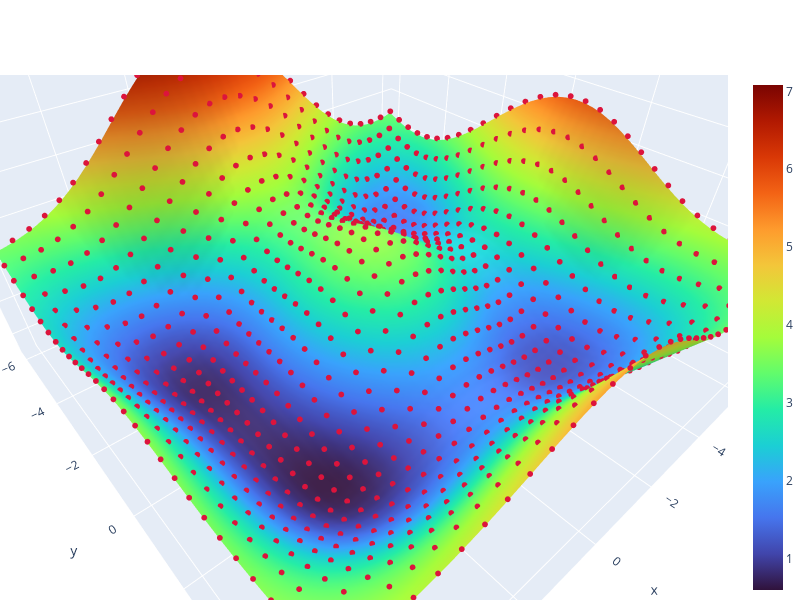

The notebook cell this image was saved under:
### Markdown cell above
## Bruteforce parameter sweep

### Code cell
size = 6.0
res = 50
x = np.linspace(-size, size, res)
y = np.linspace(-size, size, res)
z = surface(x, y)
X = []; Y = []; Z = []
for x_ in np.linspace(-size, size, 30):
    for y_ in np.linspace(-size, size, 30):
        X.append(x_)
        Y.append(y_)
        Z.append(function(x_, y_)+0.05)

layout = go.Layout(
    autosize=False,
    width=800, height=600,
    margin=go.layout.Margin(
        l=0,
        r=0,
        b=0,
        t=75,
        pad = 4
    ),
)

fig = px.scatter_3d(
    x = X, y = Y, z = Z,
)
fig.update_traces(marker=dict(
    size=2,
    color='crimson',
))
fig.add_traces(
    go.Surface(
        x = x, y = y, z = z,
        colorscale='turbo',
))
fig.update_layout(layout)
fig.show()

### Figure 1 — Plotly figure (JSON) as saved in the notebook; plotly's stock layout.template omitted (floating-point values rounded to 4 significant figures; data arrays with more than 128 entries replaced by an {"elided": "..."} marker saying what was removed)
{"data": [{"hovertemplate": "x=%{x}<br>y=%{y}<br>z=%{z}<extra></extra>", "legendgroup": "", "marker": {"color": "crimson", "size": 2, "symbol": "circle"}, "mode": "markers", "name": "", "scene": "scene", "showlegend": false, "type": "scatter3d", "x": {"elided": "900 float values"}, "y": {"elided": "900 float values"}, "z": {"elided": "900 float values"}}, {"colorscale": [[0, "#30123b"], [0.07143, "#4145ab"], [0.1429, "#4675ed"], [0.2143, "#39a2fc"], [0.2857, "#1bcfd4"], [0.3571, "#24eca6"], [0.4286, "#61fc6c"], [0.5, "#a4fc3b"], [0.5714, "#d1e834"], [0.6429, "#f3c63a"], [0.7143, "#fe9b2d"], [0.7857, "#f36315"], [0.8571, "#d93806"], [0.9286, "#b11901"], [1, "#7a0402"]], "type": "surface", "x": [-6, -5.755, -5.51, -5.265, -5.02, -4.776, -4.531, -4.286, -4.041, -3.796, -3.551, -3.306, -3.061, -2.816, -2.571, -2.327, -2.082, -1.837, -1.592, -1.347, -1.102, -0.8571, -0.6122, -0.3673, -0.1224, 0.1224, 0.3673, 0.6122, 0.8571, 1.102, 1.347, 1.592, 1.837, 2.082, 2.327, 2.571, 2.816, 3.061, 3.306, 3.551, 3.796, 4.041, 4.286, 4.531, 4.776, 5.02, 5.265, 5.51, 5.755, 6], "y": [-6, -5.755, -5.51, -5.265, -5.02, -4.776, -4.531, -4.286, -4.041, -3.796, -3.551, -3.306, -3.061, -2.816, -2.571, -2.327, -2.082, -1.837, -1.592, -1.347, -1.102, -0.8571, -0.6122, -0.3673, -0.1224, 0.1224, 0.3673, 0.6122, 0.8571, 1.102, 1.347, 1.592, 1.837, 2.082, 2.327, 2.571, 2.816, 3.061, 3.306, 3.551, 3.796, 4.041, 4.286, 4.531, 4.776, 5.02, 5.265, 5.51, 5.755, 6], "z": {"elided": "50x50 float values"}}], "layout": {"autosize": false, "height": 600, "legend": {"tracegroupgap": 0}, "margin": {"b": 0, "l": 0, "pad": 4, "r": 0, "t": 75}, "scene": {"aspectmode": "auto", "aspectratio": {"x": 1.224, "y": 1.224, "z": 0.6671}, "camera": {"center": {"x": 0.1163, "y": 0.09825, "z": -0.1013}, "eye": {"x": 0.7288, "y": 0.8018, "z": 0.722}, "projection": {"type": "perspective"}, "up": {"x": 0, "y": 0, "z": 1}}, "domain": {"x": [0, 1], "y": [0, 1]}, "xaxis": {"title": {"text": "x"}, "type": "linear"}, "yaxis": {"title": {"text": "y"}, "type": "linear"}, "zaxis": {"title": {"text": "z"}, "type": "linear"}}, "width": 800}}
